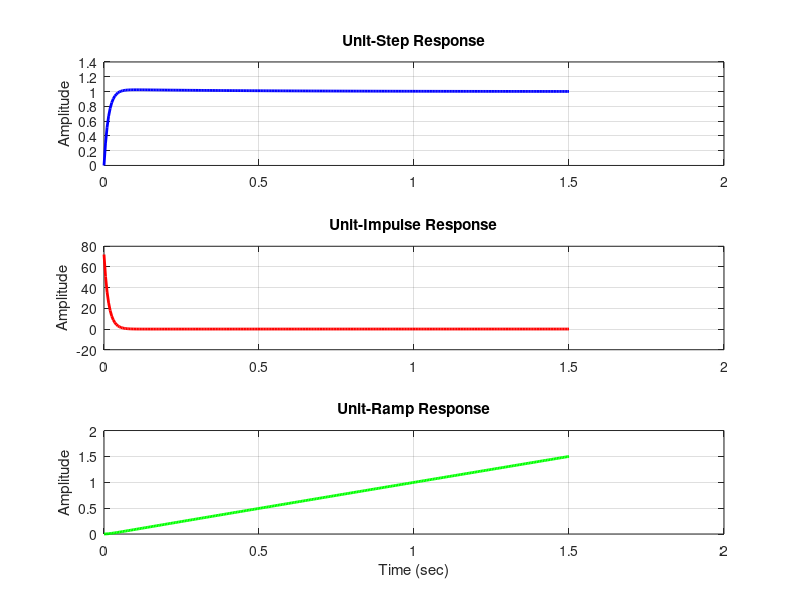

This chart was generated by the following MATLAB code:
% Parameters
wn = 12;
T = 0.5;

% Transfer Function: T(s) = (144*0.5s + 144) / (s^2 + 72s + 144)
num = [wn^2*T, wn^2];    
den = [1, wn^2*T, wn^2]; 
sys = tf(num, den);

% Define time vector
t = 0:0.005:1.5; 

% Generate responses
[y_step, t] = step(sys, t);
[y_impulse, t] = impulse(sys, t);
u_ramp = t;
[y_ramp, t] = lsim(sys, u_ramp, t);

figure('Name', 'Satellite Altitude Control Responses');

% Unit-Step Response
subplot(3,1,1);
plot(t, y_step, 'b', 'LineWidth', 2);
title('Unit-Step Response');
ylabel('Amplitude');
grid on;

% Unit-Impulse Response
subplot(3,1,2);
plot(t, y_impulse, 'r', 'LineWidth', 2);
title('Unit-Impulse Response');
ylabel('Amplitude');
grid on;

% Unit-Ramp Response
subplot(3,1,3);
plot(t, y_ramp, 'g', 'LineWidth', 2);
title('Unit-Ramp Response');
xlabel('Time (sec)');
ylabel('Amplitude');
grid on;
